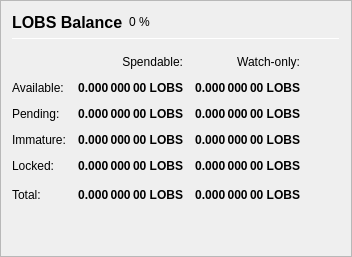
                   <widget class="QFrame" name="frame_Balances">
                    <property name="frameShape">
                     <enum>QFrame::StyledPanel</enum>
                    </property>
                    <property name="frameShadow">
                     <enum>QFrame::Raised</enum>
                    </property>
                    <layout class="QVBoxLayout" name="verticalLayout_4">
                     <item>
                      <layout class="QHBoxLayout" name="horizontalLayout_4">
                       <item>
                        <widget class="QLabel" name="label_5">
                         <property name="minimumSize">
                          <size>
                           <width>0</width>
                           <height>20</height>
                          </size>
                         </property>
                         <property name="font">
                          <font>
                           <pointsize>12</pointsize>
                           <weight>75</weight>
                           <bold>true</bold>
                          </font>
                         </property>
                         <property name="text">
                          <string>LOBS Balance</string>
                         </property>
                        </widget>
                       </item>
                       <item>
                        <widget class="QLabel" name="labelLOBSPercent">
                         <property name="text">
                          <string notr="true">0 %</string>
                         </property>
                        </widget>
                       </item>
                       <item>
                        <spacer name="horizontalSpacer_3">
                         <property name="orientation">
                          <enum>Qt::Horizontal</enum>
                         </property>
                         <property name="sizeHint" stdset="0">
                          <size>
                           <width>40</width>
                           <height>20</height>
                          </size>
                         </property>
                        </spacer>
                       </item>
                      </layout>
                     </item>
                     <item>
                      <widget class="Line" name="line_Balance">
                       <property name="minimumSize">
                        <size>
                         <width>0</width>
                         <height>1</height>
                        </size>
                       </property>
                       <property name="maximumSize">
                        <size>
                         <width>16777215</width>
                         <height>1</height>
                        </size>
                       </property>
                       <property name="orientation">
                        <enum>Qt::Horizontal</enum>
                       </property>
                      </widget>
                     </item>
                     <item>
                      <layout class="QGridLayout" name="gridLayout">
                       <property name="topMargin">
                        <number>10</number>
                       </property>
                       <property name="spacing">
                        <number>12</number>
                       </property>
                       <item row="0" column="1">
                        <widget class="QLabel" name="labelSpendable">
                         <property name="text">
                          <string>Spendable:</string>
                         </property>
                         <property name="alignment">
                          <set>Qt::AlignRight|Qt::AlignTrailing|Qt::AlignVCenter</set>
                         </property>
                        </widget>
                       </item>
                       <item row="0" column="2">
                        <widget class="QLabel" name="labelWatchonly">
                         <property name="text">
                          <string>Watch-only:</string>
                         </property>
                         <property name="alignment">
                          <set>Qt::AlignRight|Qt::AlignTrailing|Qt::AlignVCenter</set>
                         </property>
                        </widget>
                       </item>
                       <item row="1" column="0">
                        <widget class="QLabel" name="labelBalanceText">
                         <property name="text">
                          <string>Available:</string>
                         </property>
                        </widget>
                       </item>
                       <item row="1" column="1">
                        <widget class="QLabel" name="labelBalance">
                         <property name="font">
                          <font>
                           <weight>75</weight>
                           <bold>true</bold>
                          </font>
                         </property>
                         <property name="cursor">
                          <cursorShape>IBeamCursor</cursorShape>
                         </property>
                         <property name="toolTip">
                          <string>Your current spendable balance</string>
                         </property>
                         <property name="text">
                          <string notr="true">0.000 000 00 LOBS</string>
                         </property>
                         <property name="alignment">
                          <set>Qt::AlignRight|Qt::AlignTrailing|Qt::AlignVCenter</set>
                         </property>
                         <property name="textInteractionFlags">
                          <set>Qt::LinksAccessibleByMouse|Qt::TextSelectableByKeyboard|Qt::TextSelectableByMouse</set>
                         </property>
                        </widget>
                       </item>
                       <item row="1" column="2">
                        <widget class="QLabel" name="labelWatchAvailable">
                         <property name="font">
                          <font>
                           <weight>75</weight>
                           <bold>true</bold>
                          </font>
                         </property>
                         <property name="cursor">
                          <cursorShape>IBeamCursor</cursorShape>
                         </property>
                         <property name="toolTip">
                          <string>Your current balance in watch-only addresses</string>
                         </property>
                         <property name="text">
                          <string notr="true">0.000 000 00 LOBS</string>
                         </property>
                         <property name="alignment">
                          <set>Qt::AlignRight|Qt::AlignTrailing|Qt::AlignVCenter</set>
                         </property>
                         <property name="textInteractionFlags">
                          <set>Qt::LinksAccessibleByMouse|Qt::TextSelectableByKeyboard|Qt::TextSelectableByMouse</set>
                         </property>
                        </widget>
                       </item>
                       <item row="2" column="0">
                        <widget class="QLabel" name="labelPendingText">
                         <property name="text">
                          <string>Pending:</string>
                         </property>
                        </widget>
                       </item>
                       <item row="2" column="1">
                        <widget class="QLabel" name="labelUnconfirmed">
                         <property name="font">
                          <font>
                           <weight>75</weight>
                           <bold>true</bold>
                          </font>
                         </property>
                         <property name="cursor">
                          <cursorShape>IBeamCursor</cursorShape>
                         </property>
                         <property name="toolTip">
                          <string>Total of transactions that have yet to be confirmed, and do not yet count toward the spendable balance</string>
                         </property>
                         <property name="text">
                          <string notr="true">0.000 000 00 LOBS</string>
                         </property>
                         <property name="alignment">
                          <set>Qt::AlignRight|Qt::AlignTrailing|Qt::AlignVCenter</set>
                         </property>
                         <property name="textInteractionFlags">
                          <set>Qt::LinksAccessibleByMouse|Qt::TextSelectableByKeyboard|Qt::TextSelectableByMouse</set>
                         </property>
                        </widget>
                       </item>
                       <item row="2" column="2">
                        <widget class="QLabel" name="labelWatchPending">
                         <property name="font">
                          <font>
                           <weight>75</weight>
                           <bold>true</bold>
                          </font>
                         </property>
                         <property name="cursor">
                          <cursorShape>IBeamCursor</cursorShape>
                         </property>
                         <property name="toolTip">
                          <string>Unconfirmed transactions to watch-only addresses</string>
                         </property>
                         <property name="text">
                          <string notr="true">0.000 000 00 LOBS</string>
                         </property>
                         <property name="alignment">
                          <set>Qt::AlignRight|Qt::AlignTrailing|Qt::AlignVCenter</set>
                         </property>
                         <property name="textInteractionFlags">
                          <set>Qt::LinksAccessibleByMouse|Qt::TextSelectableByKeyboard|Qt::TextSelectableByMouse</set>
                         </property>
                        </widget>
                       </item>
                       <item row="3" column="0">
                        <widget class="QLabel" name="labelImmatureText">
                         <property name="text">
                          <string>Immature:</string>
                         </property>
                        </widget>
                       </item>
                       <item row="3" column="1">
                        <widget class="QLabel" name="labelImmature">
                         <property name="font">
                          <font>
                           <weight>75</weight>
                           <bold>true</bold>
                          </font>
                         </property>
                         <property name="cursor">
                          <cursorShape>IBeamCursor</cursorShape>
                         </property>
                         <property name="toolTip">
                          <string>Staked or masternode rewards that has not yet matured</string>
                         </property>
                         <property name="text">
                          <string notr="true">0.000 000 00 LOBS</string>
                         </property>
                         <property name="alignment">
                          <set>Qt::AlignRight|Qt::AlignTrailing|Qt::AlignVCenter</set>
                         </property>
                         <property name="textInteractionFlags">
                          <set>Qt::LinksAccessibleByMouse|Qt::TextSelectableByKeyboard|Qt::TextSelectableByMouse</set>
                         </property>
                        </widget>
                       </item>
                       <item row="3" column="2">
                        <widget class="QLabel" name="labelWatchImmature">
                         <property name="font">
                          <font>
                           <weight>75</weight>
                           <bold>true</bold>
                          </font>
                         </property>
                         <property name="cursor">
                          <cursorShape>IBeamCursor</cursorShape>
                         </property>
                         <property name="toolTip">
                          <string>Staked or masternode rewards in watch-only addresses that has not yet matured</string>
                         </property>
                         <property name="text">
                          <string notr="true">0.000 000 00 LOBS</string>
                         </property>
                         <property name="alignment">
                          <set>Qt::AlignRight|Qt::AlignTrailing|Qt::AlignVCenter</set>
                         </property>
                         <property name="textInteractionFlags">
                          <set>Qt::LinksAccessibleByMouse|Qt::TextSelectableByKeyboard|Qt::TextSelectableByMouse</set>
                         </property>
                        </widget>
                       </item>
                       <item row="4" column="0">
                        <widget class="QLabel" name="labelLockedBalanceText">
                         <property name="toolTip">
                          <string>Locked LOBS or Masternode collaterals. These are excluded from zLOBS minting.</string>
                         </property>
                         <property name="text">
                          <string>Locked:</string>
                         </property>
                        </widget>
                       </item>
                       <item row="4" column="1">
                        <widget class="QLabel" name="labelLockedBalance">
                         <property name="font">
                          <font>
                           <weight>75</weight>
                           <bold>true</bold>
                          </font>
                         </property>
                         <property name="cursor">
                          <cursorShape>IBeamCursor</cursorShape>
                         </property>
                         <property name="toolTip">
                          <string>Locked LOBS or Masternode collaterals. These are excluded from zLOBS minting.</string>
                         </property>
                         <property name="text">
                          <string notr="true">0.000 000 00 LOBS</string>
                         </property>
                         <property name="alignment">
                          <set>Qt::AlignRight|Qt::AlignTrailing|Qt::AlignVCenter</set>
                         </property>
                         <property name="textInteractionFlags">
                          <set>Qt::LinksAccessibleByMouse|Qt::TextSelectableByKeyboard|Qt::TextSelectableByMouse</set>
                         </property>
                        </widget>
                       </item>
                       <item row="4" column="2">
                        <widget class="QLabel" name="labelWatchLocked">
                         <property name="font">
                          <font>
                           <weight>75</weight>
                           <bold>true</bold>
                          </font>
                         </property>
                         <property name="cursor">
                          <cursorShape>IBeamCursor</cursorShape>
                         </property>
                         <property name="toolTip">
                          <string>Current locked balance in watch-only addresses</string>
                         </property>
                         <property name="text">
                          <string notr="true">0.000 000 00 LOBS</string>
                         </property>
                         <property name="alignment">
                          <set>Qt::AlignRight|Qt::AlignTrailing|Qt::AlignVCenter</set>
                         </property>
                         <property name="textInteractionFlags">
                          <set>Qt::LinksAccessibleByMouse|Qt::TextSelectableByKeyboard|Qt::TextSelectableByMouse</set>
                         </property>
                        </widget>
                       </item>
                       <item row="5" column="0">
                        <widget class="QLabel" name="labelTotalText">
                         <property name="toolTip">
                          <string>Your current Lobstex balance, unconfirmed and immature transactions included</string>
                         </property>
                         <property name="text">
                          <string>Total:</string>
                         </property>
                        </widget>
                       </item>
                       <item row="5" column="1">
                        <widget class="QLabel" name="labelTotal">
                         <property name="font">
                          <font>
                           <weight>75</weight>
                           <bold>true</bold>
                          </font>
                         </property>
                         <property name="cursor">
                          <cursorShape>IBeamCursor</cursorShape>
                         </property>
                         <property name="toolTip">
                          <string>Your current Lobstex balance, unconfirmed and immature transactions included</string>
                         </property>
                         <property name="text">
                          <string notr="true">0.000 000 00 LOBS</string>
                         </property>
                         <property name="alignment">
                          <set>Qt::AlignRight|Qt::AlignTrailing|Qt::AlignVCenter</set>
                         </property>
                         <property name="textInteractionFlags">
                          <set>Qt::LinksAccessibleByMouse|Qt::TextSelectableByKeyboard|Qt::TextSelectableByMouse</set>
                         </property>
                        </widget>
                       </item>
                       <item row="5" column="2">
                        <widget class="QLabel" name="labelWatchTotal">
                         <property name="font">
                          <font>
                           <weight>75</weight>
                           <bold>true</bold>
                          </font>
                         </property>
                         <property name="cursor">
                          <cursorShape>IBeamCursor</cursorShape>
                         </property>
                         <property name="toolTip">
                          <string>Current total balance in watch-only addresses</string>
                         </property>
                         <property name="text">
                          <string notr="true">0.000 000 00 LOBS</string>
                         </property>
                         <property name="alignment">
                          <set>Qt::AlignRight|Qt::AlignTrailing|Qt::AlignVCenter</set>
                         </property>
                         <property name="textInteractionFlags">
                          <set>Qt::LinksAccessibleByMouse|Qt::TextSelectableByKeyboard|Qt::TextSelectableByMouse</set>
                         </property>
                        </widget>
                       </item>
                       <item row="5" column="3">
                        <spacer name="horizontalSpacer_9">
                         <property name="orientation">
                          <enum>Qt::Horizontal</enum>
                         </property>
                         <property name="sizeHint" stdset="0">
                          <size>
                           <width>40</width>
                           <height>20</height>
                          </size>
                         </property>
                        </spacer>
                       </item>
                      </layout>
                     </item>
                     <item>
                      <spacer name="verticalSpacer_3">
                       <property name="orientation">
                        <enum>Qt::Vertical</enum>
                       </property>
                       <property name="sizeHint" stdset="0">
                        <size>
                         <width>20</width>
                         <height>40</height>
                        </size>
                       </property>
                      </spacer>
                     </item>
                    </layout>
                   </widget>
